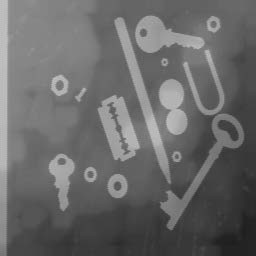
#> input picture 2/3/testImages/tools.jpg, 256 x 256 px, found by its file name
$ python 2b2.py   (older library calls are emulated)
#> lines starting #> are read from the running program, lines starting #| are printed output that depends on the picture
import cv2
import numpy as np
import matplotlib.pyplot as plt
import time

def reconstruction_by_dilation(marker, mask):
    result = np.zeros_like(marker)#大小为零，个数与目标一致
    while not np.array_equal(result, marker):
        result = np.copy(marker)
        marker = cv2.dilate(marker, np.ones((3, 3)))  # Structuring element: 3x3 square
        marker = np.minimum(marker, mask)
    return result

def reconstruction_by_erosion(marker, mask):
    result = np.zeros_like(marker)
    while not np.array_equal(result, marker):
        result = np.copy(marker)
        marker = cv2.erode(marker, np.ones((3, 3)))  # Structuring element: 3x3 square 全部是一的矩阵
        marker = np.maximum(marker, mask)
    return result

def opening_by_reconstruction(image, selem):
    marker = cv2.erode(image, selem)
    mask = image
    reconstruction_result = reconstruction_by_dilation(marker, mask)
    return reconstruction_result

def closing_by_reconstruction(image, selem):
    marker = cv2.dilate(image, selem)
    mask = image
    reconstruction_result = reconstruction_by_erosion(marker, mask)
    return reconstruction_result

def smoothing_by_reconstruction(image, selem_open, selem_close):
    opened = opening_by_reconstruction(image, selem_open)
    smoothed = closing_by_reconstruction(opened, selem_close)
    return smoothed

def smoothing_by_reconstruction_reverse(image, selem_open, selem_close):
    closed = closing_by_reconstruction(image, selem_close)
    smoothed = opening_by_reconstruction(closed, selem_open)
    return smoothed

# Example usage
# Create a sample binary image
image = cv2.imread('C:/Users/Bin/Desktop/Master OBV/Master-WS/BALG/testImages/tools.jpg')
#> image is the input picture: shape (256, 256, 3); min 30, max 199, mean 104.6
#image[2:8, 2:8] = 1  # Add a square as an object

# Define structuring elements
selem=np.ones((7, 7), np.uint8)
selem_open = np.ones((7, 7), np.uint8)
selem_close = np.ones((7, 7), np.uint8)
t1=time.time()
result=opening_by_reconstruction(image,selem)
#> the loop in reconstruction_by_dilation, `while not np.array_equal(result, marker):` made 129 passes
t2=time.time()
result2=closing_by_reconstruction(image,selem)
#> the loop in reconstruction_by_erosion, `while not np.array_equal(result, marker):` made 60 passes
#> pass 1, in reconstruction_by_erosion, `marker = cv2.erode(marker, np.ones((3, 3)))`:
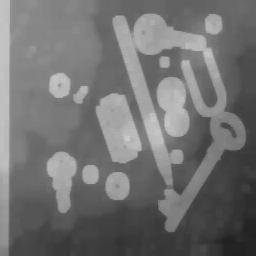
#> marker: shape (256, 256, 3); min 34, max 199, mean 113.6
t3=time.time()

runtime_open=t2-t1
runtime_close=t3-t2
# Apply smoothing by reconstruction
t4=time.time()
smoothed = smoothing_by_reconstruction(image, selem_open, selem_close)
#> the loop in reconstruction_by_dilation (call 2), `while not np.array_equal(result, marker):` made 129 passes
#> in closing_by_reconstruction (call 2), `marker = cv2.dilate(image, selem)`:
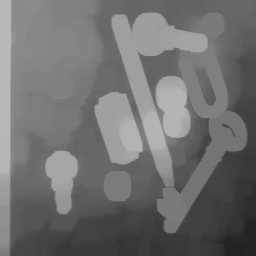
#> marker: shape (256, 256, 3); min 34, max 184, mean 112
#> the loop in reconstruction_by_erosion (call 2), `while not np.array_equal(result, marker):` made 60 passes
#> pass 1, in reconstruction_by_erosion (call 2), `marker = cv2.erode(marker, np.ones((3, 3)))`:
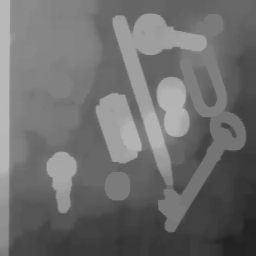
#> marker: shape (256, 256, 3); min 34, max 184, mean 109.6
#> pass 2, in reconstruction_by_erosion (call 2), `marker = cv2.erode(marker, np.ones((3, 3)))`:
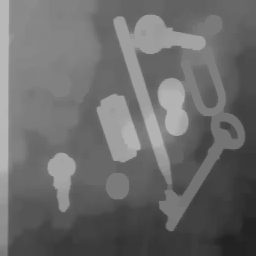
#> marker: shape (256, 256, 3); min 34, max 184, mean 107.2
#> pass 3, in reconstruction_by_erosion (call 2), `marker = cv2.erode(marker, np.ones((3, 3)))`:
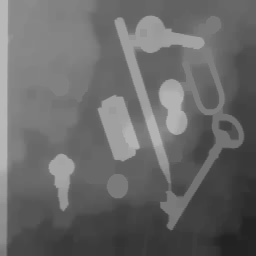
#> marker: shape (256, 256, 3); min 34, max 184, mean 104.8
t5=time.time()
smoothed_reverse = smoothing_by_reconstruction_reverse(image, selem_open, selem_close)
#> the loop in reconstruction_by_dilation (call 3), `while not np.array_equal(result, marker):` made 124 passes
#> pass 2, in reconstruction_by_dilation (call 3), `marker = cv2.dilate(marker, np.ones((3, 3)))`:
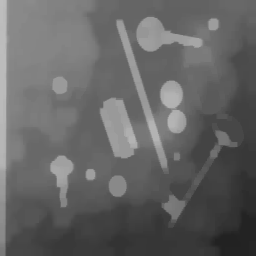
#> marker: shape (256, 256, 3); min 34, max 190, mean 100.6
#> pass 3, in reconstruction_by_dilation (call 3), `marker = cv2.dilate(marker, np.ones((3, 3)))`:
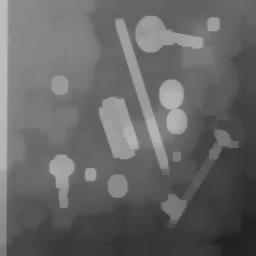
#> marker: shape (256, 256, 3); min 34, max 190, mean 103
t6=time.time()
runtime_smooth=t5-t4
runtime_smoothverse=t6-t5
print(f'runtime of opening ={runtime_open}')
print(f'runtime of closing ={runtime_close}')
print(f'runtime of smooth ={runtime_smooth}')
print(f'runtime of smoothverse ={runtime_smoothverse}')

# Display the results
plt.figure(figsize=(12, 4))

plt.subplot(131)
plt.imshow(image, cmap='gray', interpolation='none')
plt.title('Original Image')

plt.subplot(132)
plt.imshow(result, cmap='gray', interpolation='none')
plt.title('opening by Reconstruction')

plt.subplot(133)
plt.imshow(result2, cmap='gray', interpolation='none')
plt.title('closing by Reconstruction (Reverse)')

plt.show()
# Display the results
plt.figure(figsize=(12, 4))

plt.subplot(131)
plt.imshow(image, cmap='gray', interpolation='none')
plt.title('Original Image')

plt.subplot(132)
plt.imshow(smoothed, cmap='gray', interpolation='none')
plt.title('Smoothing by Reconstruction')

plt.subplot(133)
plt.imshow(smoothed_reverse, cmap='gray', interpolation='none')
plt.title('Smoothing by Reconstruction (Reverse)')

plt.show()

$ run again, with 2/3/testImages/city.jpg copied over 2/3/testImages/tools.jpg
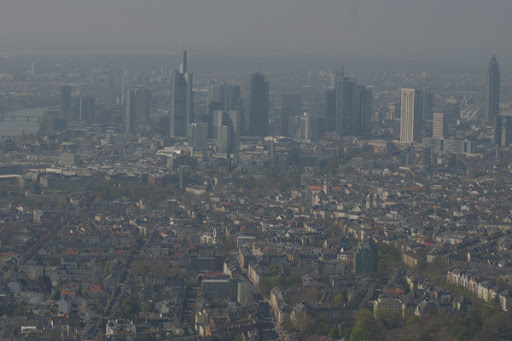
#> input picture 2/3/testImages/city.jpg, 512 x 341 px, found by its file name
#> image is the input picture: shape (341, 512, 3); mean B, G, R 102.5, 98.5, 94.4
#> the loop in reconstruction_by_dilation, `while not np.array_equal(result, marker):` made 132 passes
#> the loop in reconstruction_by_erosion, `while not np.array_equal(result, marker):` made 152 passes
#> pass 1, in reconstruction_by_erosion, `marker = cv2.erode(marker, np.ones((3, 3)))`:
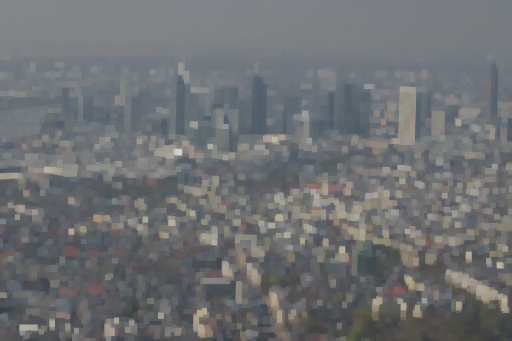
#> marker: shape (341, 512, 3); mean of channels 0, 1, 2 114.1, 112.3, 110; drawn as B, G, R
#> the loop in reconstruction_by_dilation (call 2), `while not np.array_equal(result, marker):` made 132 passes
#> in closing_by_reconstruction (call 2), `marker = cv2.dilate(image, selem)`:
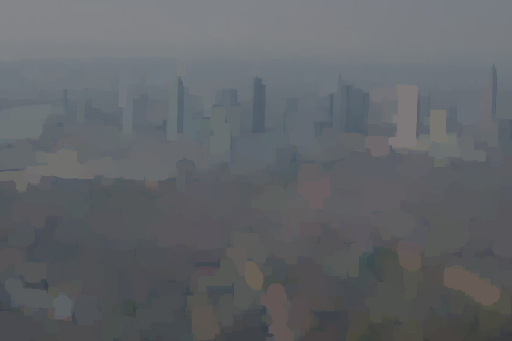
#> marker: shape (341, 512, 3); mean B, G, R 104.1, 100.4, 97.1
#> the loop in reconstruction_by_erosion (call 2), `while not np.array_equal(result, marker):` made 121 passes

$ run again, with 2/3/testImages/electrop.jpg copied over 2/3/testImages/tools.jpg
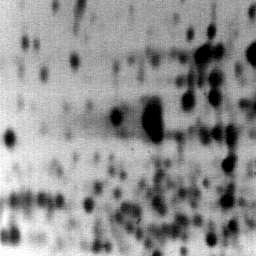
#> input picture 2/3/testImages/electrop.jpg, 256 x 256 px, found by its file name
#> image is the input picture: shape (256, 256, 3); min 0, max 255, mean 144.2
#> the loop in reconstruction_by_dilation, `while not np.array_equal(result, marker):` made 83 passes
#> the loop in reconstruction_by_erosion, `while not np.array_equal(result, marker):` made 38 passes
#> the loop in reconstruction_by_dilation (call 2), `while not np.array_equal(result, marker):` made 83 passes
#> the loop in reconstruction_by_erosion (call 2), `while not np.array_equal(result, marker):` made 34 passes
#> the loop in reconstruction_by_dilation (call 3), `while not np.array_equal(result, marker):` made 44 passes
#> pass 1, in reconstruction_by_dilation (call 3), `marker = cv2.dilate(marker, np.ones((3, 3)))`:
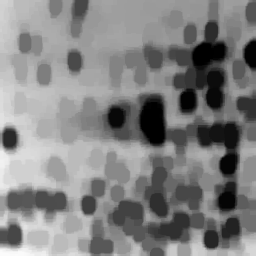
#> marker: shape (256, 256, 3); min 0, max 251, mean 129.7
#> pass 3, in reconstruction_by_dilation (call 3), `marker = cv2.dilate(marker, np.ones((3, 3)))`:
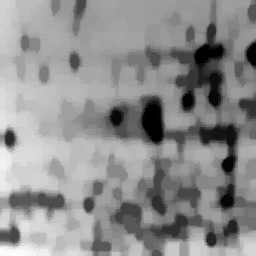
#> marker: shape (256, 256, 3); min 0, max 251, mean 141.8
